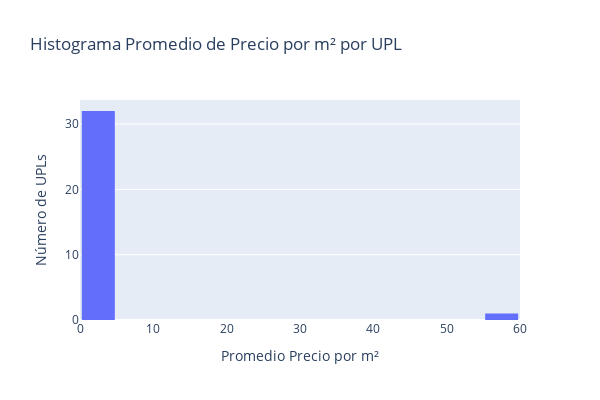

Here is the notebook cell this chart was saved with:
### Code cell
fig = go.Figure(data=[go.Histogram(x=df_precio_upl['mean_precio_m2'], nbinsx=20)])

# Update layout for better appearance and change figure size
fig.update_layout(
    title='Histograma Promedio de Precio por m² por UPL',
    xaxis_title='Promedio Precio por m²',
    yaxis_title='Número de UPLs',
    bargap=0.1,
    width=600,
    height=400,
)

# Show the plot
fig.show()

### Figure 1 — Plotly figure (JSON) as saved in the notebook; plotly's stock layout.template omitted (floating-point values rounded to 4 significant figures)
{"data": [{"nbinsx": 20, "type": "histogram", "x": [59.56, 4.922, 4.393, 4.257, 3.944, 3.909, 3.906, 3.788, 3.78, 3.712, 3.704, 3.663, 3.661, 3.505, 3.328, 3.275, 3.227, 3.166, 3.126, 3.123, 3.112, 3.108, 3.102, 3.092, 3.045, 2.959, 2.936, 2.848, 2.788, 2.73, 2.636, 2.563, 2.269]}], "layout": {"bargap": 0.1, "height": 400, "title": {"text": "Histograma Promedio de Precio por m² por UPL"}, "width": 600, "xaxis": {"title": {"text": "Promedio Precio por m²"}}, "yaxis": {"title": {"text": "Número de UPLs"}}}}
